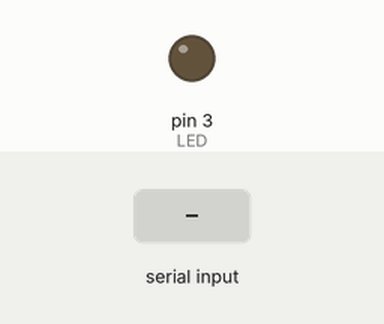
Recording of a sketch running on a simulated Arduino Uno, built with avr-gcc and run on an emulated ATmega328P. Shown: output pins drawn as LEDs (lit = HIGH). The test bench sets the inputs (shaded band).

Above: at 1.2 s.
1.3 s: "1" received over Serial
At 2.2 s:
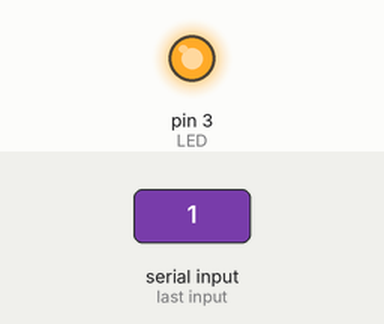
2.8 s: "0" received over Serial
At 3.3 s:
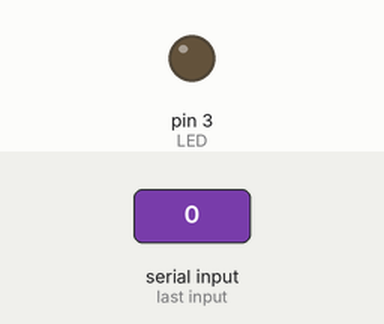
Timing chart, 0 to 5.8 s (numbered marks = the images above; inputs shaded):
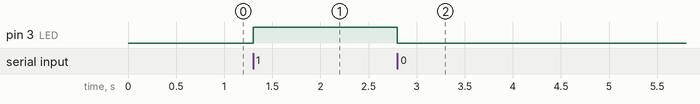

The sketch:

LED_ardiono.ino
```cpp
int LED = 3;

void setup() {
  Serial.begin(9600);
  pinMode(LED, OUTPUT);
}

void loop() {
  char data = Serial.read();

  switch (data) {
    case '1':
      digitalWrite(LED, HIGH);
      break;
    case '0':
      digitalWrite(LED, LOW);
      break;
  }
}
```

Measured:
- after the input at 1.3 s, pin 3 (LED): LOW → HIGH at once
- after the input at 2.8 s, pin 3 (LED): HIGH → LOW at once
